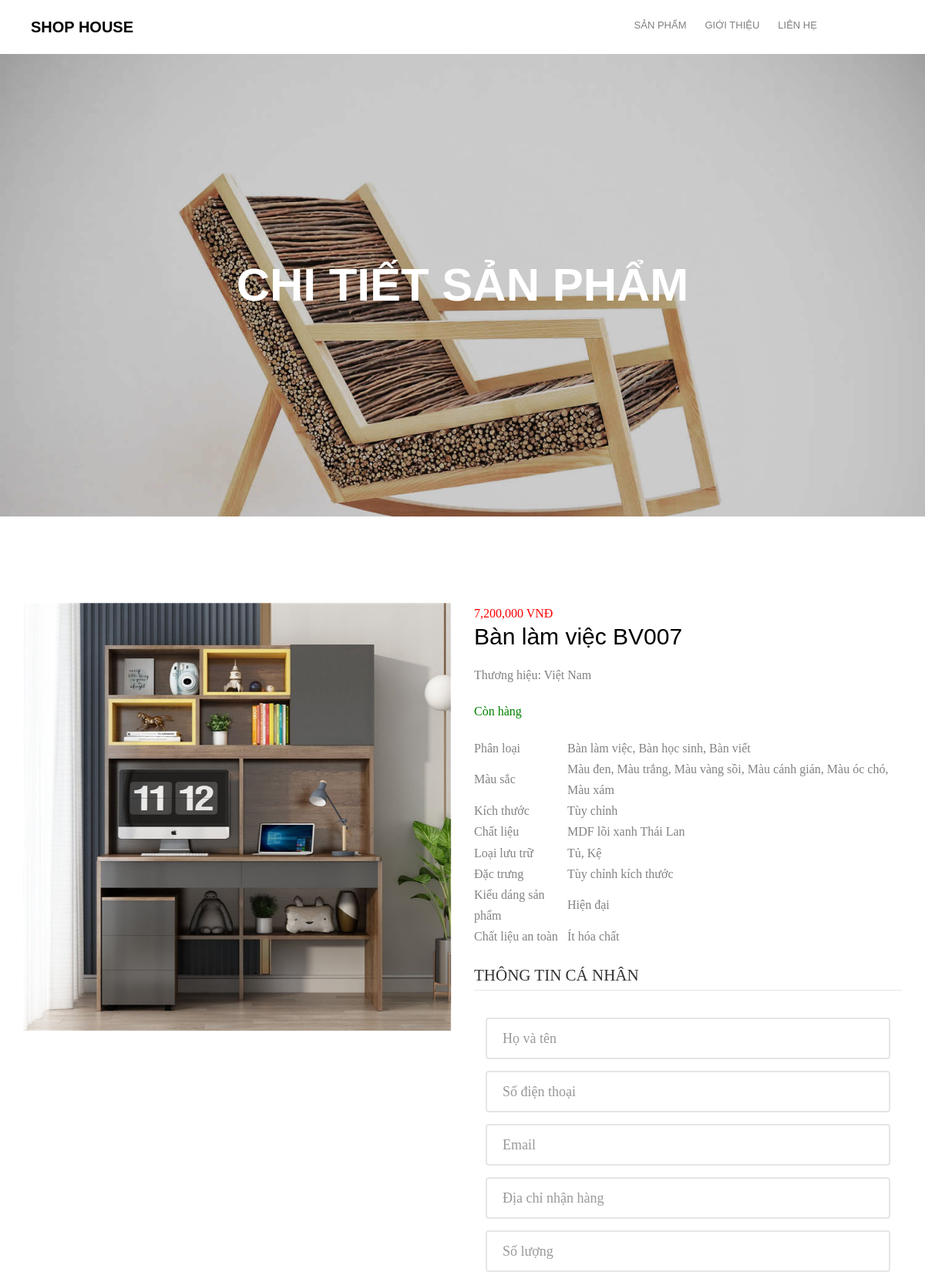
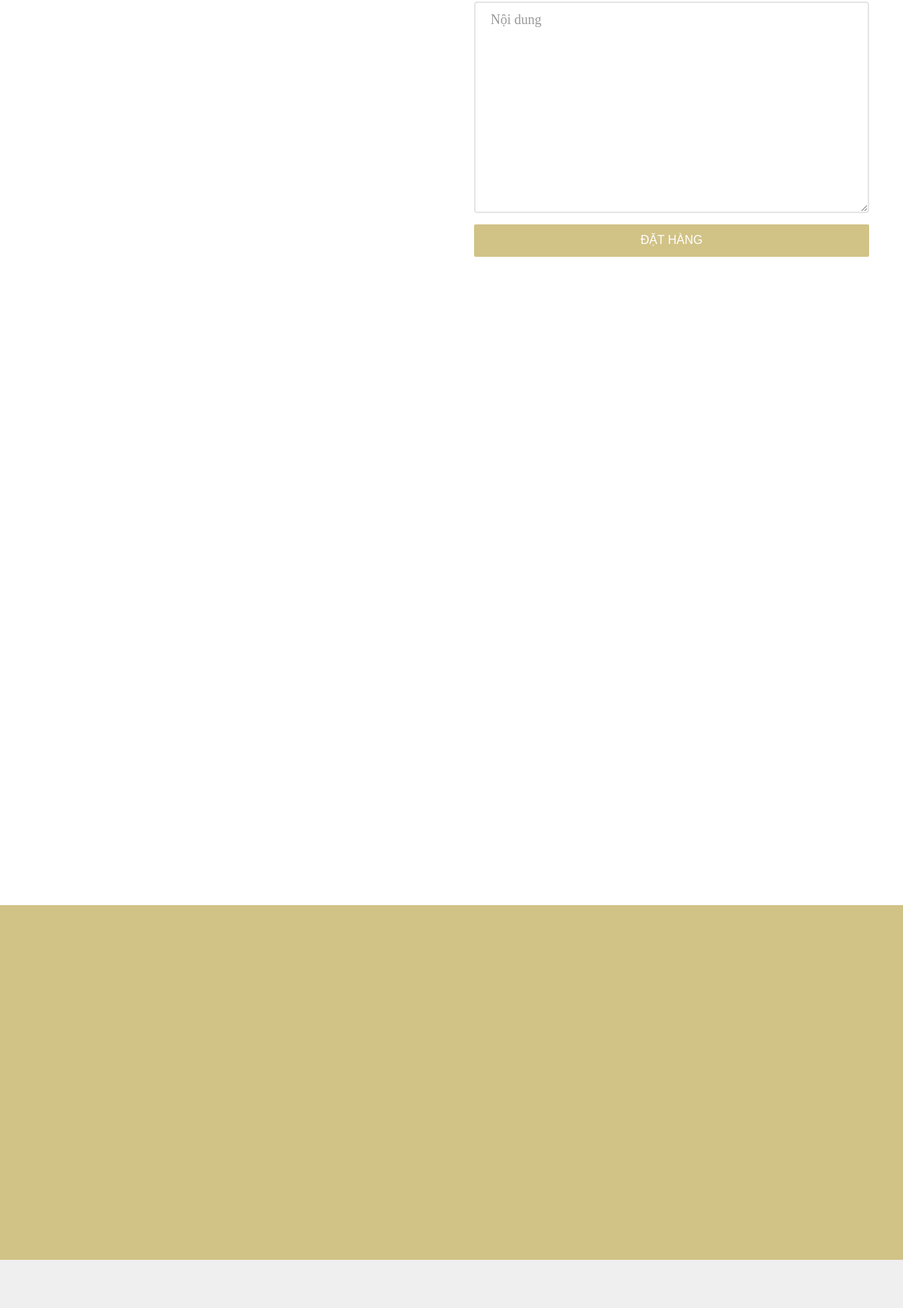
Page /single.php?id=4 (upper part) on the committed database (2 pictures, top to bottom).
### tables this page shows
CREATE TABLE `postproduct` (
  `id` int(10) UNSIGNED NOT NULL,
  `titleproduct` varchar(550) NOT NULL,
  `priceproduct` varchar(250) NOT NULL,
  `thuonghieu` varchar(550) NOT NULL,
  `tinhtrang` varchar(550) NOT NULL,
  `avata` varchar(550) NOT NULL,
  `moto` text NOT NULL,
  `dateline` datetime NOT NULL
);

### single.php (the view, shortened to what this page needs)
<!DOCTYPE HTML>
<html>
<head>
	<link rel="stylesheet" href="css/animate.css">
	<link rel="stylesheet" href="css/icomoon.css">
	<link rel="stylesheet" href="css/bootstrap.css">
	<link rel="stylesheet" href="css/flexslider.css">
	<link rel="stylesheet" href="css/owl.carousel.min.css">
	<link rel="stylesheet" href="css/owl.theme.default.min.css">
	<link rel="stylesheet" href="css/style.css">
</head>
<body>
	<div id="page">
		<nav class="fh5co-nav" role="navigation">
			<div class="container">
				<div class="row">
					<div class="col-md-7 col-xs-2">
						<div id="fh5co-logo"><a href="index.php">Shop House</a></div>
					</div>
					<div class="col-md-5 col-xs-6 text-center menu-1">
						<ul>
							<li class="has-dropdown">
								<a href="product.php">Sản phẩm</a>
							</li>
							<li><a href="about.php">Giới thiệu</a></li>
							<li><a href="contact.php">Liên hẹ</a></li>
						</ul>
					</div>
				</div>
			</div>
		</nav>
		<header id="fh5co-header" class="fh5co-cover fh5co-cover-sm" role="banner"
			style="background-image:url(images/img_bg_2.jpg);">
			<div class="overlay"></div>
			<div class="container">
				<div class="row">
					<div class="col-md-8 col-md-offset-2 text-center">
						<div class="display-t">
							<div class="display-tc animate-box" data-animate-effect="fadeIn">
								<h1>Chi tiết sản phẩm</h1>
							</div>
						</div>
					</div>
				</div>
			</div>
		</header>
		<div id="fh5co-product">
		<div class="container">
			<?php
				if(isset($_GET['id']) && $id = $_GET['id']){
						$query = mysql_query("SELECT * FROM postproduct WHERE $id=id");
				while 	($row = mysql_fetch_array($query)) {
				?>
			<div class="row">
				<div class="col-lg-6">
					<img src="images/<?php echo $row['avata'] ?>" alt="" style="width:100%">
				</div>
				<div class="col-lg-6">
					<span class="price" style="color:red"><?php echo number_format($row['priceproduct']) ?>
						VNĐ</span>
					<h2><?php echo $row['titleproduct'] ?></h2>
					<p>Thương hiệu: <?php echo $row['thuonghieu'] ?></p>
					<span class="price" style="color:green"><?php echo $row['tinhtrang'] ?></span>
					<p><?php echo $row['moto'] ?></p>
					<div class="row">
						<div class="col-md-12">
							<form action="" method="POST" role="form">
								<legend>THÔNG TIN CÁ NHÂN</legend>
								<div class="col-xs-12 col-sm-12 col-md-12 col-lg-12">
								</div>
								<div class="col-xs-12 col-sm-12 col-md-12 col-lg-12">
									<div class="form-group">
										<input type="text" class="form-control" name="userorder" placeholder="Họ và tên"
											required>
									</div>
								</div>
								<div class="col-xs-12 col-sm-12 col-md-12 col-lg-12">
									<div class="form-group">
										<input type="text" class="form-control" name="phonenumber"
											placeholder="Số điện thoại" required>
									</div>
								</div>
								<div class="col-xs-12 col-sm-12 col-md-12 col-lg-12">
									<div class="form-group">
										<input type="text" class="form-control" name="email" placeholder="Email"
											required>
									</div>
								</div>
								<div class="col-xs-12 col-sm-12 col-md-12 col-lg-12">
									<div class="form-group">
										<input type="text" class="form-control" name="diachi"
											placeholder="Địa chỉ nhận hàng" required>
									</div>
								</div>
								<div class="col-xs-12 col-sm-12 col-md-12 col-lg-12">
									<div class="form-group">
										<input type="text" class="form-control" name="soluong" placeholder="Số lượng"
											required>
									</div>
								</div>
								<div class="col-xs-12 col-sm-12 col-md-12 col-lg-12">
									<div class="form-group">
										<textarea name="loinhan" class="form-control" id="" cols="30" rows="10"
											placeholder="Nội dung"></textarea>
									</div>
								</div>
								<div class="col-xs-12 col-sm-12 col-md-12 col-lg-12">
									<input type="submit" name="uploadorder" value="ĐẶT HÀNG" class="btn btn-primary"
										style="width:100%">
								</div>
							</form>
						</div>
					</div>
				</div>
			</div>
			<?php
						}
					}
				?>
		</div>
			<div id="fh5co-product">
				<div class="container">
					<div class="row">
					</div>
				</div>
			</div>
			<div id="fh5co-started">
				<div class="container">
				</div>
			</div>
			<footer id="fh5co-footer" role="contentinfo">
			</footer>
		</div>
</body>
</html>

### css/style.css (style rules this page uses)
body { font-family: "Playfair Display", serif; font-weight: 400; font-size: 16px; line-height: 1.7; color: #828282; background: #fff; }
#page { position: relative; overflow-x: hidden; width: 100%; height: 100%; -webkit-transition: 0.5s; -o-transition: 0.5s; transition: 0.5s; }
a { color: #d1c286; -webkit-transition: 0.5s; -o-transition: 0.5s; transition: 0.5s; }
p { margin-bottom: 20px; }
h1, h2, h3, h4, h5, h6, figure { color: #000; font-family: "Montserrat", Arial, sans-serif; font-weight: 400; margin: 0 0 20px 0; }
.fh5co-nav { padding: 18px 0; background: #fff; }
.fh5co-nav #fh5co-logo { font-size: 20px; margin: 0; padding: 0; text-transform: uppercase; font-weight: bold; font-family: "Montserrat", Arial, sans-serif; }
.fh5co-nav a { padding: 5px 10px; color: #000; }
.fh5co-nav ul { padding: 0; margin: 0; }
.fh5co-nav ul li { padding: 0; margin: 0; list-style: none; display: inline-block; font-family: "Montserrat", Arial, sans-serif; }
.fh5co-nav ul li a { font-size: 13px; padding: 30px 10px; text-transform: uppercase; color: rgba(0, 0, 0, 0.5); -webkit-transition: 0.5s; -o-transition: 0.5s; transition: 0.5s; }
.fh5co-nav ul li.has-dropdown { position: relative; }
#fh5co-header, #fh5co-counter, .fh5co-bg { background-size: cover; background-position: top center; background-repeat: no-repeat; position: relative; }
.fh5co-cover { height: 800px; background-size: cover; background-position: top center; background-repeat: no-repeat; position: relative; float: left; width: 100%; }
.fh5co-cover .overlay { z-index: 0; position: absolute; bottom: 0; top: 0; left: 0; right: 0; background: rgba(0, 0, 0, 0.2); }
.fh5co-cover .display-t, .fh5co-cover .display-tc { z-index: 9; height: 900px; display: table; width: 100%; }
.fh5co-cover.fh5co-cover-sm { height: 600px; }
.fh5co-cover.fh5co-cover-sm .display-t, .fh5co-cover.fh5co-cover-sm .display-tc { height: 600px; display: table; width: 100%; }
#fh5co-header .display-tc, #fh5co-counter .display-tc, .fh5co-cover .display-tc { display: table-cell !important; vertical-align: middle; }
#fh5co-header .display-tc h1, #fh5co-header .display-tc h2, #fh5co-counter .display-tc h1, #fh5co-counter .display-tc h2, .fh5co-cover .display-tc h1, .fh5co-cover .display-tc h2 { margin: 0; padding: 0; color: white; }
#fh5co-header .display-tc h1, #fh5co-counter .display-tc h1, .fh5co-cover .display-tc h1 { margin-bottom: 0px; font-size: 60px; line-height: 1.5; text-transform: uppercase; font-weight: 700; }
#fh5co-services, #fh5co-started, #fh5co-testimonial, #fh5co-started, #fh5co-product, #fh5co-about, #fh5co-contact, #fh5co-footer { padding: 7em 0; clear: both; }
#fh5co-started { background: #d1c286; }
#fh5co-footer { background: #efefef; }
#fh5co-offcanvas a { color: rgba(255, 255, 255, 0.5); }
#fh5co-offcanvas ul { padding: 0; margin: 0; }
#fh5co-offcanvas ul li { padding: 0; margin: 0; list-style: none; }
#fh5co-offcanvas ul li.offcanvas-has-dropdown > a { display: block; position: relative; }
#fh5co-offcanvas ul li.offcanvas-has-dropdown > a:after { position: absolute; right: 0px; font-family: 'icomoon'; speak: none; font-style: normal; font-weight: normal; font-variant: normal; text-transform: none; line-height: 1; -webkit-font-smoothing: antialiased; -moz-osx-font-smoothing: grayscale; content: "\e921"; font-size: 20px; color: rgba(255, 255, 255, 0.2); -webkit-transition: 0.5s; -o-transition: 0.5s; transition: 0.5s; }
.btn { margin-right: 4px; margin-bottom: 4px; font-family: "Montserrat", Arial, sans-serif; font-size: 16px; font-weight: 400; -webkit-border-radius: 2px; -moz-border-radius: 2px; -ms-border-radius: 2px; border-radius: 2px; -webkit-transition: 0.5s; -o-transition: 0.5s; transition: 0.5s; padding: 8px 20px; }
.btn-primary { background: #d1c286; color: #fff; border: 2px solid #d1c286; }
.form-control { box-shadow: none; background: transparent; border: 2px solid rgba(0, 0, 0, 0.1); height: 54px; font-size: 18px; font-weight: 300; }
.js .animate-box { opacity: 0; }

### rows in the picture
postproduct: avata (picture), priceproduct "7,200,000", titleproduct "Bàn làm việc BV007", thuonghieu "Việt Nam", tinhtrang "Còn hàng", moto "Phân loại Bàn làm việc, Bàn học sinh, Bàn viết Màu sắc Màu đen, Màu trắng, Màu vàng sồi, Màu cánh gián, Màu óc chó, Màu xám Kích thước Tùy chỉnh Chất liệu MDF lõi xanh Thái Lan Loại lưu trữ Tủ, Kệ Đặc trưng Tùy chỉnh kích thước Kiểu dáng sản phẩm Hiện đại Chất liệu an toàn Ít hóa chất"
